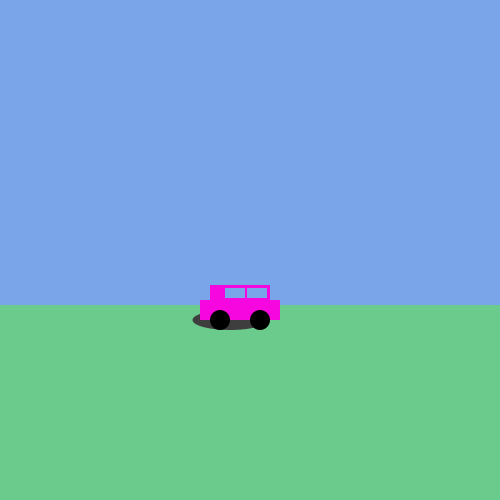
Frame 1 (no input)
Frame 60 (the mouse pressed at the canvas centre just before this capture): identical to frame 1, image omitted
Frame 120 (the mouse held since frame 60 and released just before this capture): identical to frame 1, image omitted

The Processing sketch that drew this single still picture (run headless with seeded random() and noise(); from frame 60 on, the mouse is pressed at the canvas centre):

// Processing sketch: car
// ── car.pde
void setup(){
  size(500,500);
}

int x = 200;

void draw(){
  noStroke();
  background(122,165,232);
  fill(107,203,140);
  rect(0,305,width,height-305);
  fill(62,62,62);
  ellipse(x+30, 320, 75,20);
  fill(247,7,224);
  rect(x, 300, 80,20);
  rect(x+10,285,60,15);
  fill(0,0,0);
  ellipse(x+20,320,20,20);
  ellipse(x+60,320,20,20);
  fill(122,165,232);
  rect(x+47,288,20,10); // window
  rect(x+25,288,20,10); // window
}
